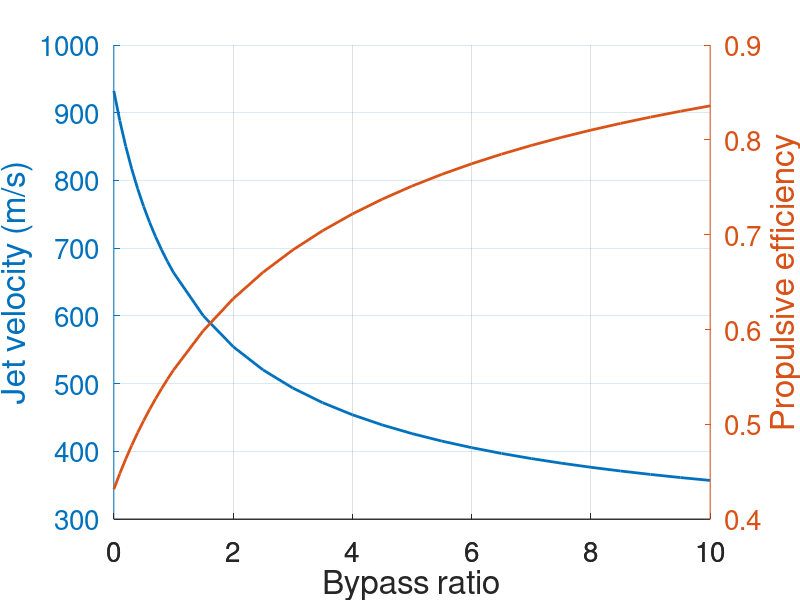
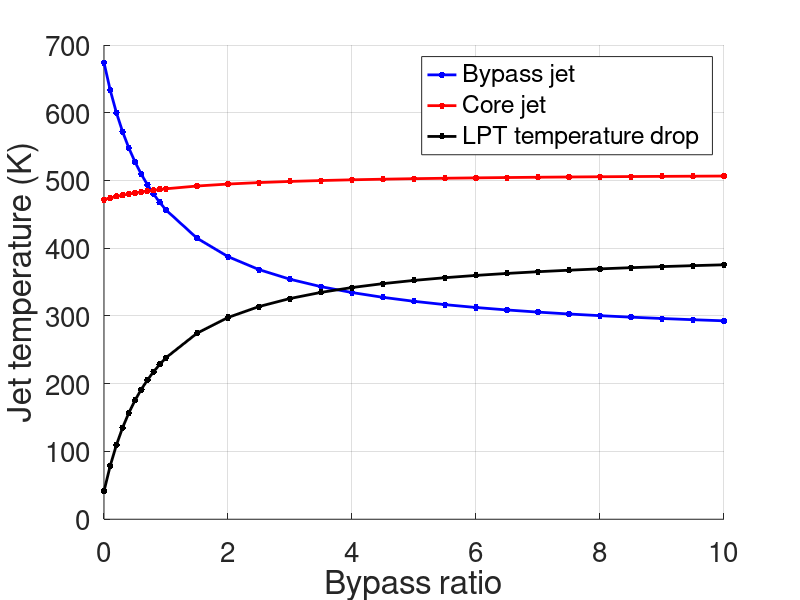
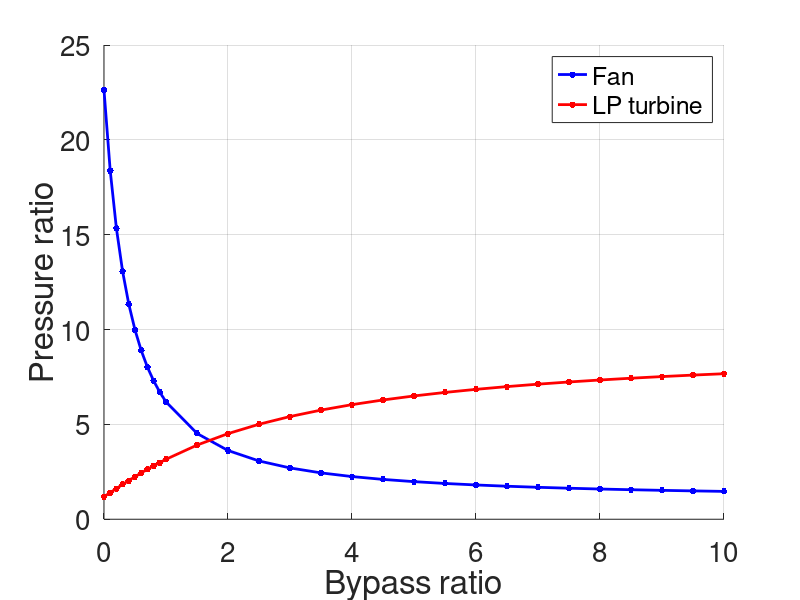

Reproduce these figures in MATLAB, in order.
# ------------------------------------------------------------------------------
# ENGINE PERFORMANCE (SAME JET SPEEDS IN CORE AND BYPASS STREAMS)
# AS A FUNCTION OF BYPASS RATIO
#
# Nicholas Cumpsty, Jet propulsion (2005), Cambridge University Press.
# Page 73, Exercise 7.1.
#-------------------------------------------------------------------------------

clear all
close all
clc

machNo    = 0.85;
gasConst  = 287;
gammaAir  = 1.4;          # Ratio of specific heat capacities (Cp/Cv)
##cpAir     = 1005;

temp2     = 226.7;        # Static temperature at H = 31000 ft (K)

##temp02    = temp2*(1+((gammaAir-1)/2)*(machNo^2));        # Stagnation temperature at the fan entry (at H = 31000 ft, M = 0.85) (K)
##temp04    = 1450;         # Turbine inlet temperature (Temperature at the combustor exit) (K)
##
##pres2     = 28.7;         # Static pressure at H = 31000 ft (kPa)
##pres02    = 46;           # Stagnation pressure at the fan entry (kPa)
##
##presRatio023to02  = 1.6;  # Pressure ratio across the fan in the core stream
##presRatio013to02  = 1.0;  # Pressure ratio across the fan in the bypass stream
##presRatio03to023  = 25;   # Pressure ratio across the core compressor
##
##effFan            = 0.9;  # Fan isentropic efficiency
##effComp           = 0.9;  # Compressor isentropic efficiency
##effTurb           = 0.9;  # Turbine isentropic efficiency
##effNozzle         = 1.0;  # Nozzle isentropic efficiency

# Aircraft speed
velAircraft       = machNo*sqrt(gammaAir*gasConst*temp2);

bypRatioData  = importdata('engine_performance_vs_bypass_ratio.dat')

bypRatio      = bypRatioData(:,1);
velJet        = bypRatioData(:,2);
tempBypJet    = bypRatioData(:,3);
tempCoreJet   = bypRatioData(:,4);
tempDiffLPT   = bypRatioData(:,5);
presRatioLPT  = bypRatioData(:,6);
presRatioFan  = bypRatioData(:,7);

effProp       = 2*velAircraft./(velJet+velAircraft);

figure(1)
grid on
hold on
[hax, h1, h2] = plotyy(bypRatio,velJet,bypRatio,effProp)
set(hax,'Fontsize',20)
set([h1],'Linewidth',2)
set([h2],'Linewidth',2)
xlabel('Bypass ratio','Fontsize',24)
ylabel(hax(1),'Jet velocity (m/s)','Fontsize',24)
ylabel(hax(2),'Propulsive efficiency','Fontsize',24)

##figure(2)
##grid on
##hold on
##set(gca,'Fontsize',20)
##plot(bypRatio,effProp,'k.-','Markersize',15,'Linewidth',2)
##xlabel('Bypass ratio','Fontsize',24)
##ylabel('Propulsive efficiency','Fontsize',24)

figure(3)
grid on
hold on
set(gca,'Fontsize',20)
plot(bypRatio,tempBypJet,'b.-','Markersize',15,'Linewidth',2)
plot(bypRatio,tempCoreJet,'r.-','Markersize',15,'Linewidth',2)
plot(bypRatio,tempDiffLPT,'k.-','Markersize',15,'Linewidth',2)
xlabel('Bypass ratio','Fontsize',24)
ylabel('Jet temperature (K)','Fontsize',24)
legend('Bypass jet','Core jet','LPT temperature drop')

figure(4)
grid on
hold on
set(gca,'Fontsize',20)
plot(bypRatio,presRatioFan,'b.-','Markersize',15,'Linewidth',2)
plot(bypRatio,presRatioLPT,'r.-','Markersize',15,'Linewidth',2)
xlabel('Bypass ratio','Fontsize',24)
ylabel('Pressure ratio','Fontsize',24)
legend('Fan','LP turbine')
